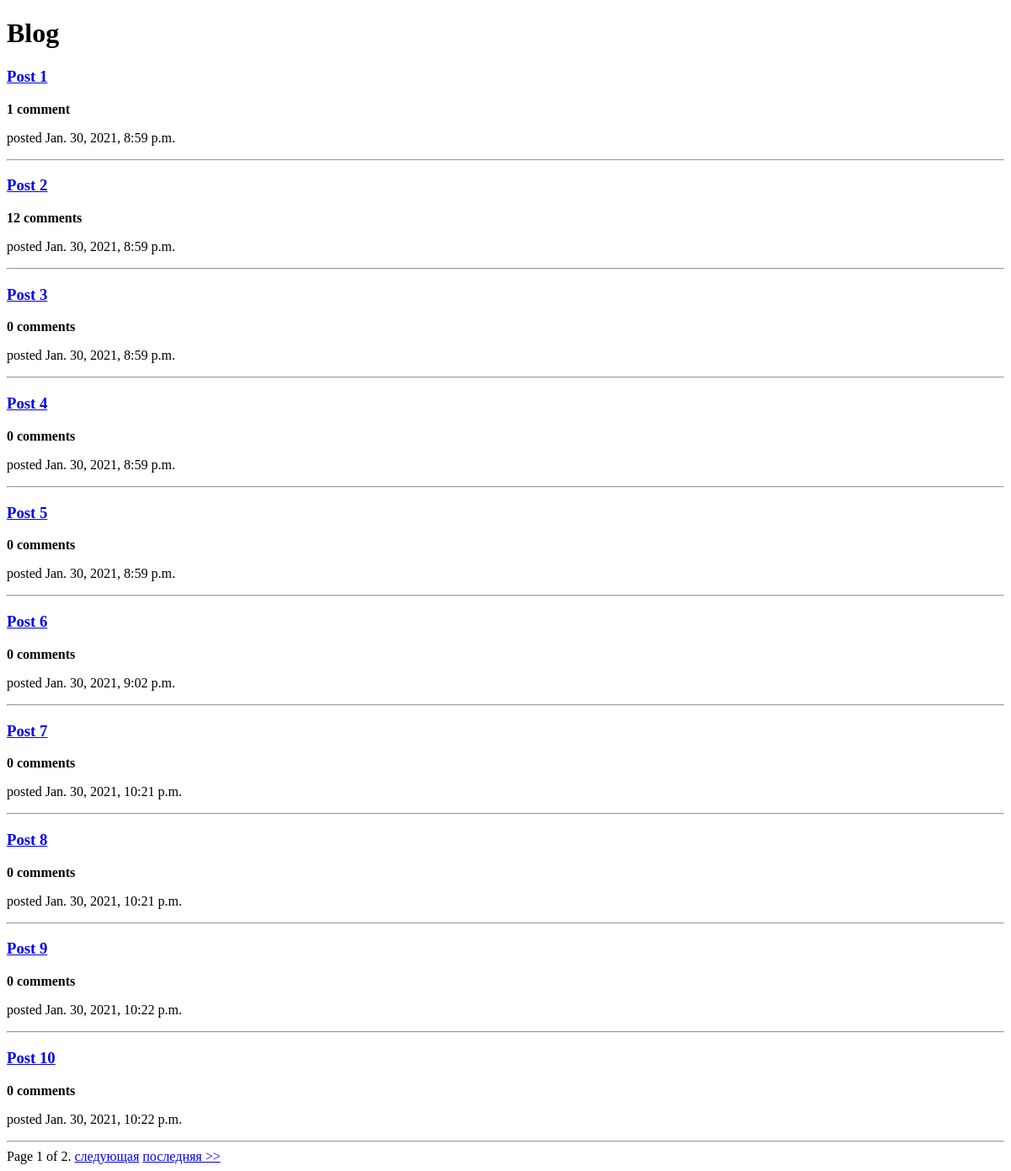
Before: / with the older database file.
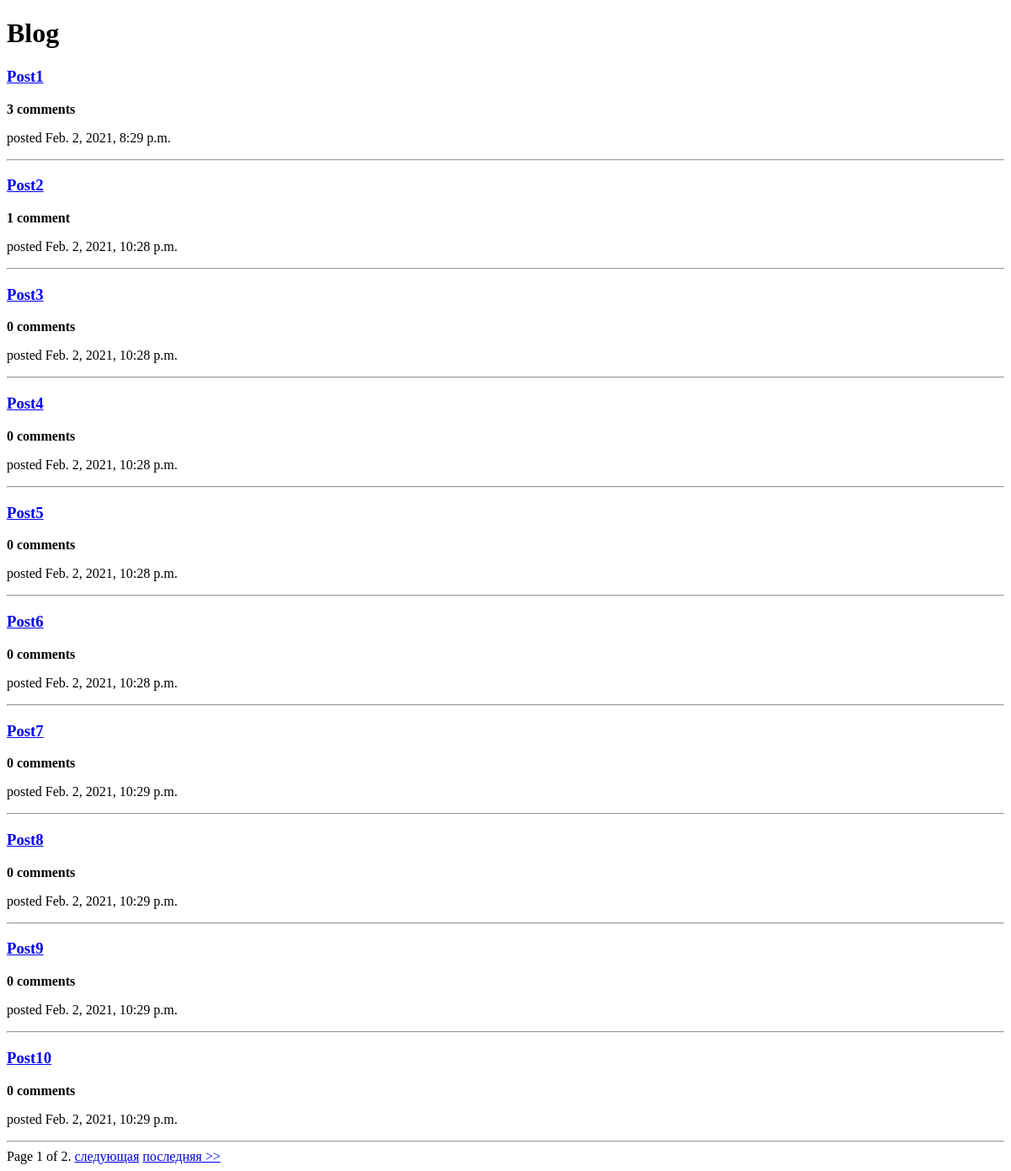
After: the same page with the newer database file.
### engine/models.py (models this page shows, shortened)
class Post(models.Model):
    title = models.CharField(max_length=150)
    post_date = models.DateTimeField(auto_now=True)
    text = models.TextField()
    tags = models.ManyToManyField(Tag)

### engine/views.py (the view)
# urls.py: path('', views.index_page, name='index_page'),
def index_page(request):
    posts_list = Post.objects.all()
    paginator = Paginator(posts_list, 10)
    page = request.GET.get('page')
    page_posts = paginator.get_page(page)
    context = {
        'posts': page_posts
    }
    return render(request, "engine/pages/index.html", context)

### engine/templates/engine/pages/index.html (shortened to what this page needs)
{% extends 'engine/main.html' %}
{% block content %}
<h1>Blog</h1>
<div class="posts">
    {% if not posts %}
    <b>Посты не найдены</b>
    {% else %}
    {% for post in posts %}
    <header>
        <h3><a href="http://127.00.00.1:8000/post/{{post.id}}">{{post.title}}</a></h3>
    </header>
    {% with post.comments.count as total_comments %}
    <p>
        <b>
        {{ total_comments }} comment{{ total_comments|pluralize }}
        </b>
    </p>
    {% endwith %}
    <p>
        posted {{post.post_date}}
    </p>
    <hr>
    {% endfor %}
    {% endif %}
    <div class="pagination">
    <span class="step-links">
        <span class="current">
            Page {{ posts.number }} of {{ posts.paginator.num_pages }}.
        </span>
        {% if posts.has_next %}
            <a href="?page={{ posts.next_page_number }}">следующая</a>
            <a href="?page={{ posts.paginator.num_pages }}">последняя >></a>
        {% endif %}
    </span>
    </div>
</div>
{% endblock %}

### engine/templates/engine/main.html (shortened to what this page needs)
<!DOCTYPE html>
<html lang="ru">
<head>
</head>
<body>
    <main>
        {% block content %}{% endblock %}
    </main>
</body>
</html>

Changed rows visible on the page:
changed Post: title "Post 1" → "Post1"; comments.count "1" → "3"; post_date "Jan. 30, 2021, 8:59 p.m." → "Feb. 2, 2021, 8:29 p.m."
changed Post: title "Post 2" → "Post2"; comments.count "12" → "1"; post_date "Jan. 30, 2021, 8:59 p.m." → "Feb. 2, 2021, 10:28 p.m."
changed Post: title "Post 3" → "Post3"; post_date "Jan. 30, 2021, 8:59 p.m." → "Feb. 2, 2021, 10:28 p.m."
changed Post: title "Post 4" → "Post4"; post_date "Jan. 30, 2021, 8:59 p.m." → "Feb. 2, 2021, 10:28 p.m."
changed Post: title "Post 5" → "Post5"; post_date "Jan. 30, 2021, 8:59 p.m." → "Feb. 2, 2021, 10:28 p.m."
changed Post: title "Post 6" → "Post6"; post_date "Jan. 30, 2021, 9:02 p.m." → "Feb. 2, 2021, 10:28 p.m."
changed Post: title "Post 7" → "Post7"; post_date "Jan. 30, 2021, 10:21 p.m." → "Feb. 2, 2021, 10:29 p.m."
changed Post: title "Post 8" → "Post8"; post_date "Jan. 30, 2021, 10:21 p.m." → "Feb. 2, 2021, 10:29 p.m."
changed Post: title "Post 9" → "Post9"; post_date "Jan. 30, 2021, 10:22 p.m." → "Feb. 2, 2021, 10:29 p.m."
changed Post: title "Post 10" → "Post10"; post_date "Jan. 30, 2021, 10:22 p.m." → "Feb. 2, 2021, 10:29 p.m."
